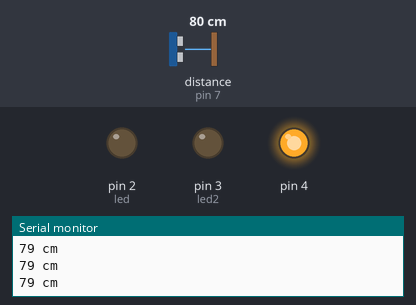
Bench run of a sketch on a simulated Arduino Uno, built with avr-gcc and run on an emulated ATmega328P. On the bench: output pins drawn as LEDs (lit = HIGH), the last lines printed to the serial monitor. Wiring (inferred from the names in the program): ultrasonic range finder: trigger pin 8; echo pin 7. The test bench sets the inputs (shaded band); at power-on: distance to the obstacle (sensor on pin 7) 80 cm. The echo pulse lasts 58.3 µs per cm; pins used as bus, display or sensor lines are not drawn.

Above: at 1.3 s.
1.4 s: distance to the obstacle (sensor on pin 7) set to 66 cm
2.9 s: distance to the obstacle (sensor on pin 7) set to 56 cm
At 4.2 s:
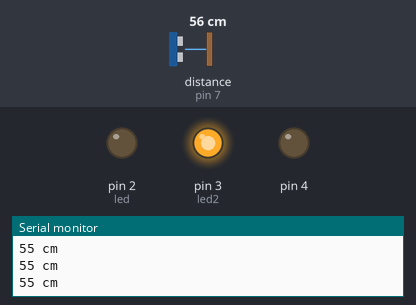
4.5 s: distance to the obstacle (sensor on pin 7) set to 34 cm
6.0 s: distance to the obstacle (sensor on pin 7) set to 28 cm
At 7.2 s:
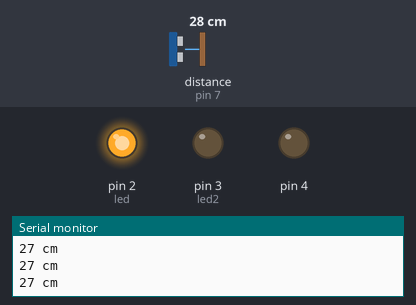
7.5 s: distance to the obstacle (sensor on pin 7) set to 35 cm
At 8.7 s:
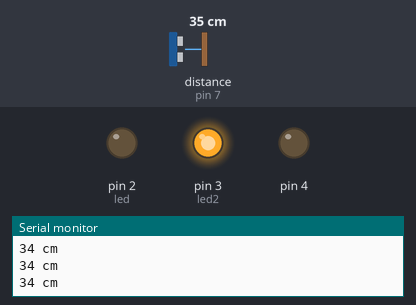
9.0 s: distance to the obstacle (sensor on pin 7) set to 2 cm
At 10.1 s:
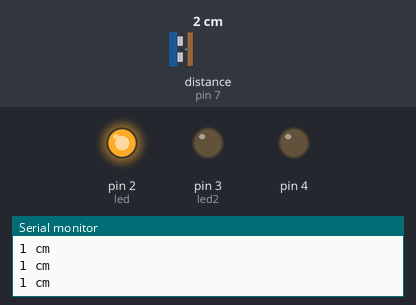
Timing chart, 0 to 11.5 s (numbered marks = the images above; inputs shaded):
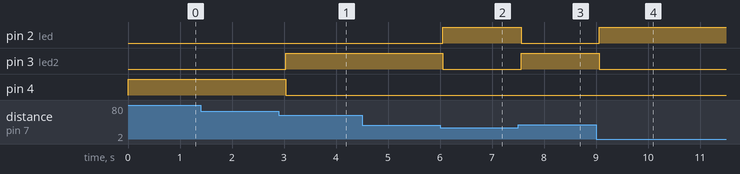

The sketch:

3.8-distance-sensing.ino
```cpp
#define trigPin 8
#define echoPin 7
#define led 2
#define led2 3

void setup() {
  Serial.begin (9600);
  pinMode(trigPin, OUTPUT);
  pinMode(echoPin, INPUT);
  pinMode(led, OUTPUT);
  pinMode(led2, OUTPUT);
  pinMode(4, OUTPUT);
}

void loop() {
  long duration, distance;
  digitalWrite(trigPin, LOW);
  delayMicroseconds(2);
  digitalWrite(trigPin, HIGH);
  delayMicroseconds(10);
  digitalWrite(trigPin, LOW);
  duration = pulseIn(echoPin, HIGH);
  distance = (duration/2) / 29.1;
  if (distance < 30) {  //
    digitalWrite(led,HIGH);
  digitalWrite(led2,LOW);
  digitalWrite(4, LOW);
}
  else if (distance < 60) {
    digitalWrite(led,LOW);
    digitalWrite(led2,HIGH);
    digitalWrite(4, LOW);
  }
  else {
    digitalWrite(4, HIGH);
    digitalWrite(led, LOW);
    digitalWrite(led2, LOW);
  }    Serial.print(distance);
    Serial.println(" cm");

    delay (500);
  }
```

Measured:
- the behaviour switches between 61 and 60 cm on distance to the obstacle (sensor on pin 7) (found by bisection; images 0 and 1)
- the behaviour switches between 31 and 30 cm on distance to the obstacle (sensor on pin 7) (found by bisection; images 1 and 2)
- after the input at 2.9 s, pin 3 (led2): LOW → HIGH after 0.13 s; pin 4: HIGH → LOW after 0.13 s
- after the input at 6.0 s, pin 2 (led): LOW → HIGH after 0.05 s; pin 3 (led2): HIGH → LOW after 0.05 s
- after the input at 7.5 s, pin 2 (led): HIGH → LOW after 0.06 s; pin 3 (led2): LOW → HIGH after 0.06 s
- after the input at 9.0 s, pin 2 (led): LOW → HIGH after 0.07 s; pin 3 (led2): HIGH → LOW after 0.07 s
